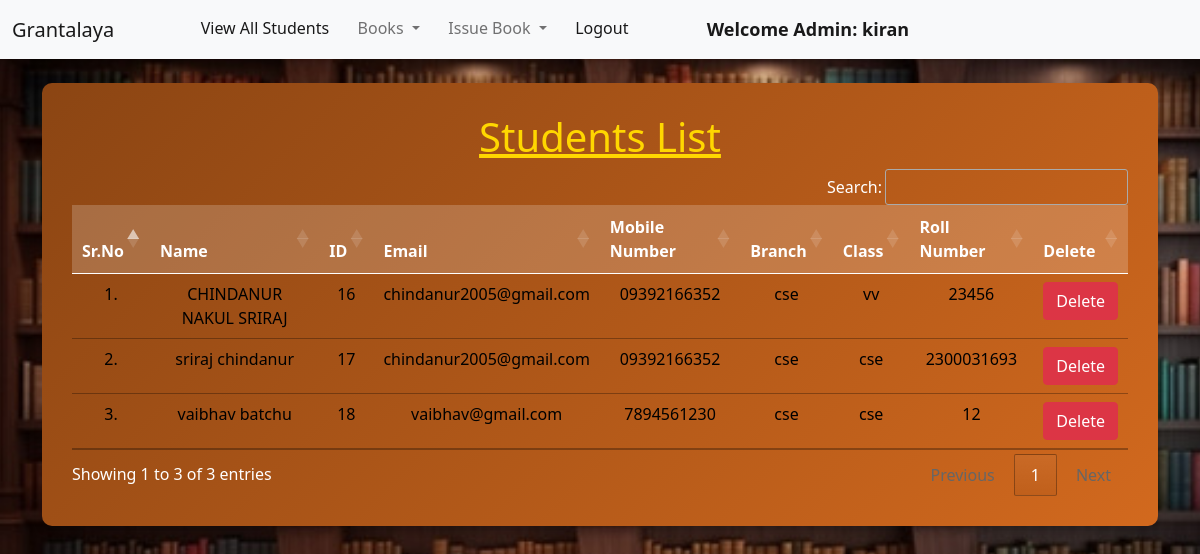
Screenshot of /view_students/ (signed in) with the database file from the repository.
### library/models.py (models this page shows, shortened)
class Student(models.Model):
    user = models.OneToOneField(User, on_delete=models.CASCADE)
    classroom = models.CharField(max_length=10)
    branch = models.CharField(max_length=10)
    roll_no = models.CharField(max_length=3, blank=True)
    phone = models.CharField(max_length=10, blank=True)
    image = models.ImageField(upload_to="", blank=True)

### library/views.py (the view)
# urls.py: path("view_students/", views.view_students, name="view_students"),
@login_required(login_url = '/admin_login')
def view_students(request):
    students = Student.objects.all()
    return render(request, "view_students.html", {'students':students})

### library/templates/view_students.html (shortened to what this page needs)
{% extends 'admin_navbar.html' %}
{% load static %}
{% block body %}
<div class="container mt-4">
    <div class="table-container">
        <h1 class="text-center"><u>Students List</u></h1>
        <table class="table table-hover" id="example">
            <thead>
                <tr class="text-center">
                    <th>Sr.No</th>
                    <th>Name</th>
                    <th>ID</th>
                    <th>Email</th>
                    <th>Mobile Number</th>
                    <th>Branch</th>
                    <th>Class</th>
                    <th>Roll Number</th>
                    <th>Delete</th>
                </tr>
            </thead>
            <tbody>
                {% for student in students %}
                <tr class="text-center">
                    <td>{{forloop.counter}}.</td>
                    <td>{{student.user.get_full_name}}</td>
                    <td>{{student.user.id}}</td>
                    <td>{{student.user.email}}</td>
                    <td>{{student.phone}}</td>
                    <td>{{student.branch}}</td>
                    <td>{{student.classroom}}</td>
                    <td>{{student.roll_no}}</td>
                    <td><a href="/delete_student/{{student.id}}/" class="btn btn-danger" onclick="return confirm('Are you sure you want to delete this student?')">Delete</a></td>
                </tr>
                {% endfor %}
            </tbody>
        </table>
    </div>
</div>
{% endblock %}

### library/templates/admin_navbar.html (shortened to what this page needs)
<!doctype html>
<html lang="en">
  <head>
    <link href="https://cdn.jsdelivr.net/npm/bootstrap@5.1.0/dist/css/bootstrap.min.css" rel="stylesheet">
    <link rel="stylesheet" href="https://cdn.datatables.net/1.10.25/css/jquery.dataTables.min.css">
    <link rel="stylesheet" href="https://cdn.datatables.net/buttons/1.7.1/css/buttons.dataTables.min.css">
  </head>
  <body>
    <nav class="navbar navbar-expand-lg navbar-light bg-light">
        <div class="container-fluid">
          <a class="navbar-brand" href="#">Grantalaya </a>
          <div class="collapse navbar-collapse" id="navbarSupportedContent">
            <ul class="navbar-nav me-auto mb-2 mb-lg-0">
              <li class="nav-item">
                <a class="nav-link active" aria-current="page" href="/view_students/">View All Students</a>
              </li>
              <li class="nav-item dropdown">
                <a class="nav-link dropdown-toggle" href="#" id="navbarDropdown" role="button" data-bs-toggle="dropdown" aria-expanded="false">
                  Books
                </a>
              </li>
              <li class="nav-item dropdown">
                <a class="nav-link dropdown-toggle" href="#" id="navbarDropdown" role="button" data-bs-toggle="dropdown" aria-expanded="false">
                  Issue Book
                </a>
              </li>
              <li class="nav-item">
                <a class="nav-link active" aria-current="page" href="/logout/">Logout</a>
              </li>
              <li class="nav-item">
                <a style="font-weight:600; font-family:'Segoe UI', Tahoma, Geneva, Verdana, sans-serif; font-size: large;" class="nav-link active" href="#">Welcome Admin: {{request.user}}</a>
              </li>
            </ul>
          </div>
        </div>
      </nav>
      {% block body %}
      {% endblock %}
  </body>
</html>

### rows the page displays
Student: user.get_full_name "CHINDANUR NAKUL SRIRAJ", user.id "16", user.email "chindanur2005@gmail.com", phone "09392166352", branch "cse", classroom "vv", roll_no "23456"
Student: user.get_full_name "sriraj chindanur", user.id "17", user.email "chindanur2005@gmail.com", phone "09392166352", branch "cse", classroom "cse", roll_no "2300031693"
Student: user.get_full_name "vaibhav batchu", user.id "18", user.email "vaibhav@gmail.com", phone "7894561230", branch "cse", classroom "cse", roll_no "12"

### other values shown
{{ request.user }} "kiran"
